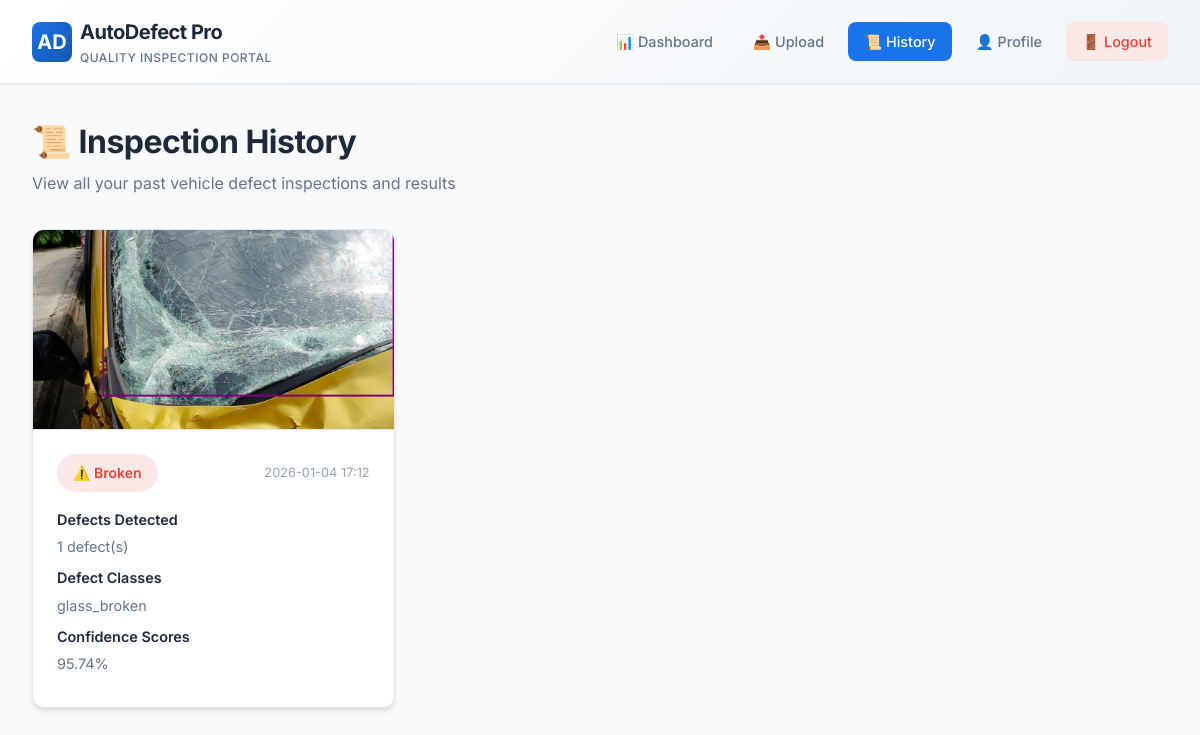
Screenshot of /history (signed in) with the database file from the repository.
### tables this page shows
CREATE TABLE detection_history (
            id INTEGER PRIMARY KEY AUTOINCREMENT,
            user_id INTEGER NOT NULL,
            original_image TEXT NOT NULL,
            result_image TEXT NOT NULL,
            vehicle_status TEXT NOT NULL,
            defect_classes TEXT,
            confidence_scores TEXT,
            detection_count INTEGER DEFAULT 0,
            timestamp TIMESTAMP DEFAULT CURRENT_TIMESTAMP,
            FOREIGN KEY (user_id) REFERENCES users (id)
        );

### app.py (the view)
@app.route("/history")
def history():
    if "user_id" not in session:
        return redirect(url_for("login"))
    conn = get_db_connection()
    records = conn.execute(
        """SELECT * FROM detection_history
           WHERE user_id = ?
           ORDER BY timestamp DESC""",
        (session["user_id"],)
    ).fetchall()
    conn.close()
    return render_template(
        "history.html",
        username=session["username"],
        records=records
    )

### app.py (called while the page is built)
def get_db_connection():
    conn = sqlite3.connect(DATABASE_PATH)
    conn.row_factory = sqlite3.Row
    return conn

### templates/history.html (shortened to what this page needs)
{% extends "base.html" %}
{% block content %}
<div class="main-container">
    <div class="page-header">
        <h1 class="page-title">📜 Inspection History</h1>
        <p class="page-subtitle">View all your past vehicle defect inspections and results</p>
    </div>
    {% if records %}
    <div class="history-grid">
        {% for record in records %}
        <div class="history-card">
            <img src="{{ url_for('static', filename='results/' + record['result_image']) }}" class="history-card-image"
                alt="Inspection {{ record['id'] }}">
            <div class="history-card-body">
                <div class="history-card-header">
                    <span
                        class="status-badge {% if record['vehicle_status'] == 'Broken' %}broken{% else %}non-broken{% endif %}">
                        {% if record['vehicle_status'] == 'Broken' %}⚠️{% else %}✓{% endif %}
                        {{ record['vehicle_status'] }}
                    </span>
                    <span class="history-card-timestamp">{{ record['timestamp'][:16] }}</span>
                </div>
                <dl class="history-card-details">
                    <dt>Defects Detected</dt>
                    <dd>{{ record['detection_count'] }} defect(s)</dd>
                    <dt>Defect Classes</dt>
                    <dd>{{ record['defect_classes'] or 'None detected' }}</dd>
                    <dt>Confidence Scores</dt>
                    <dd>{{ record['confidence_scores'] or 'N/A' }}</dd>
                </dl>
            </div>
        </div>
        {% endfor %}
    </div>
    {% endif %}
</div>
{% endblock %}

### static/css/style.css (style rules this page uses)
:root { --primary-blue: #1a73e8; --primary-blue-dark: #1557b0; --primary-blue-light: #e8f0fe; --status-success: #34a853; --status-success-light: #e6f4ea; --status-danger: #ea4335; --status-danger-light: #fce8e6; --status-warning: #fbbc04; --status-warning-light: #fef7e0; --status-info: #4285f4; --status-info-light: #e8f0fe; --bg-primary: #f8fafc; --bg-secondary: #ffffff; --bg-tertiary: #f1f5f9; --text-primary: #1e293b; --text-secondary: #64748b; --text-muted: #94a3b8; --border-color: #e2e8f0; --border-color-dark: #cbd5e1; --shadow-sm: 0 1px 2px 0 rgba(0, 0, 0, 0.05); --shadow-md: 0 4px 6px -1px rgba(0, 0, 0, 0.1), 0 2px 4px -1px rgba(0, 0, 0, 0.06); --shadow-lg: 0 10px 15px -3px rgba(0, 0, 0, 0.1), 0 4px 6px -2px rgba(0, 0, 0, 0.05); --shadow-xl: 0 20px 25px -5px rgba(0, 0, 0, 0.1), 0 10px 10px -5px rgba(0, 0, 0, 0.04); --font-primary: 'Inter', -apple-system, BlinkMacSystemFont, 'Segoe UI', Roboto, sans-serif; --font-mono: 'JetBrains Mono', 'Fira Code', monospace; --space-xs: 0.25rem; --space-sm: 0.5rem; --space-md: 1rem; --space-lg: 1.5rem; --space-xl: 2rem; --space-2xl: 3rem; --radius-sm: 4px; --radius-md: 8px; --radius-lg: 12px; --radius-xl: 16px; --radius-full: 9999px; --transition-fast: 150ms ease; --transition-normal: 250ms ease; --transition-slow: 350ms ease; }
*, *::before, *::after { box-sizing: border-box; margin: 0; padding: 0; }
html { font-size: 16px; scroll-behavior: smooth; }
body { font-family: var(--font-primary); background-color: var(--bg-primary); color: var(--text-primary); line-height: 1.6; min-height: 100vh; }
img { max-width: 100%; height: auto; display: block; }
.main-container { max-width: 1400px; margin: 0 auto; padding: var(--space-xl); }
.page-header { margin-bottom: var(--space-xl); }
.page-title { font-size: 2rem; font-weight: 700; color: var(--text-primary); margin-bottom: var(--space-xs); letter-spacing: -0.5px; }
.page-subtitle { font-size: 1rem; color: var(--text-secondary); }
.status-badge { display: inline-flex; align-items: center; gap: var(--space-xs); padding: var(--space-sm) var(--space-md); border-radius: var(--radius-full); font-weight: 600; font-size: 0.875rem; }
.status-badge.broken { background: var(--status-danger-light); color: var(--status-danger); }
.history-grid { display: grid; grid-template-columns: repeat(auto-fill, minmax(320px, 1fr)); gap: var(--space-lg); }
.history-card { background: var(--bg-secondary); border-radius: var(--radius-lg); border: 1px solid var(--border-color); overflow: hidden; box-shadow: var(--shadow-md); transition: all var(--transition-normal); }
.history-card-image { width: 100%; height: 200px; object-fit: cover; border-bottom: 1px solid var(--border-color); }
.history-card-body { padding: var(--space-lg); }
.history-card-header { display: flex; justify-content: space-between; align-items: center; margin-bottom: var(--space-md); }
.history-card-timestamp { font-size: 0.8rem; color: var(--text-muted); }
.history-card-details { font-size: 0.9rem; color: var(--text-secondary); }
.history-card-details dt { font-weight: 600; color: var(--text-primary); margin-bottom: var(--space-xs); }
.history-card-details dd { margin-bottom: var(--space-sm); margin-left: 0; }
.history-grid .history-card { animation: slideUp 0.5s ease forwards; opacity: 0; }
.history-grid .history-card:nth-child(1) { animation-delay: 0.1s; }

### rows the page displays
detection_history: result_image (picture), vehicle_status "Broken", timestamp "2026-01-04 17:12", detection_count "1", defect_classes "glass_broken", confidence_scores "95.74%"
